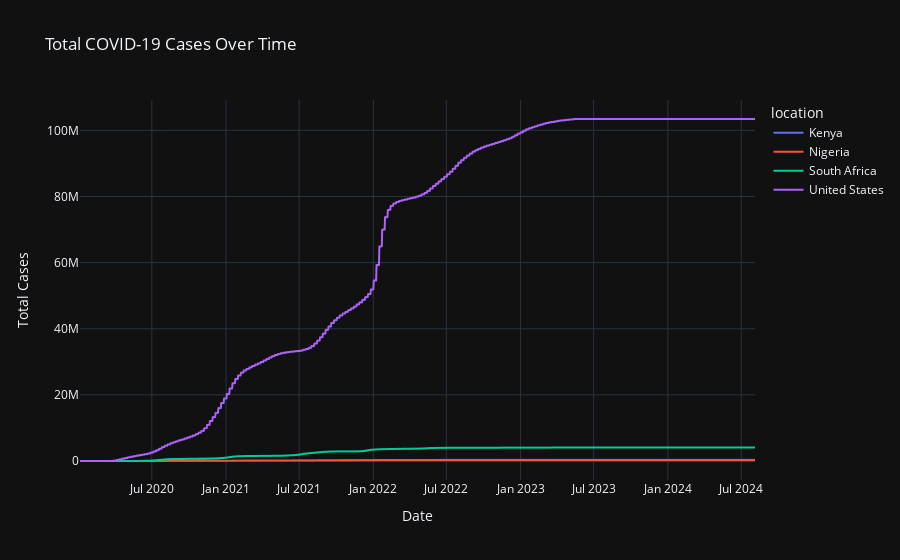

Write notebook code for a chart like this one.
### Code cell
# # An interactive plot of total cases over time for selected countries.
# fig = px.line(
    filtered_df,
    x='date',
    y='total_cases',
    color='location',
    title='Total COVID-19 Cases Over Time',
    labels={'total_cases': 'Total Cases', 'date': 'Date'},
    template='plotly_dark'
)

fig.update_layout(hovermode='x unified')
fig.show()

### Figure 1 — Plotly figure (JSON) as saved in the notebook; plotly's stock layout.template omitted (floating-point values rounded to 4 significant figures; data arrays with more than 128 entries replaced by an {"elided": "..."} marker saying what was removed)
{"data": [{"hovertemplate": "location=Kenya<br>Date=%{x}<br>Total Cases=%{y}<extra></extra>", "legendgroup": "Kenya", "line": {"color": "#636efa", "dash": "solid"}, "marker": {"symbol": "circle"}, "mode": "lines", "name": "Kenya", "showlegend": true, "type": "scattergl", "x": {"elided": "1674 str values"}, "xaxis": "x", "y": {"elided": "1674 int values"}, "yaxis": "y"}, {"hovertemplate": "location=Nigeria<br>Date=%{x}<br>Total Cases=%{y}<extra></extra>", "legendgroup": "Nigeria", "line": {"color": "#EF553B", "dash": "solid"}, "marker": {"symbol": "circle"}, "mode": "lines", "name": "Nigeria", "showlegend": true, "type": "scattergl", "x": {"elided": "1674 str values"}, "xaxis": "x", "y": {"elided": "1674 int values"}, "yaxis": "y"}, {"hovertemplate": "location=South Africa<br>Date=%{x}<br>Total Cases=%{y}<extra></extra>", "legendgroup": "South Africa", "line": {"color": "#00cc96", "dash": "solid"}, "marker": {"symbol": "circle"}, "mode": "lines", "name": "South Africa", "showlegend": true, "type": "scattergl", "x": {"elided": "1674 str values"}, "xaxis": "x", "y": {"elided": "1674 int values"}, "yaxis": "y"}, {"hovertemplate": "location=United States<br>Date=%{x}<br>Total Cases=%{y}<extra></extra>", "legendgroup": "United States", "line": {"color": "#ab63fa", "dash": "solid"}, "marker": {"symbol": "circle"}, "mode": "lines", "name": "United States", "showlegend": true, "type": "scattergl", "x": {"elided": "1674 str values"}, "xaxis": "x", "y": {"elided": "1674 int values"}, "yaxis": "y"}], "layout": {"autosize": true, "hovermode": "x unified", "legend": {"title": {"text": "location"}, "tracegroupgap": 0}, "title": {"text": "Total COVID-19 Cases Over Time"}, "xaxis": {"anchor": "y", "autorange": true, "domain": [0, 1], "range": ["2020-01-05", "2024-08-04"], "title": {"text": "Date"}, "type": "date"}, "yaxis": {"anchor": "x", "autorange": true, "domain": [0, 1], "range": [-5746000.0, 109200000.0], "title": {"text": "Total Cases"}, "type": "linear"}}}
